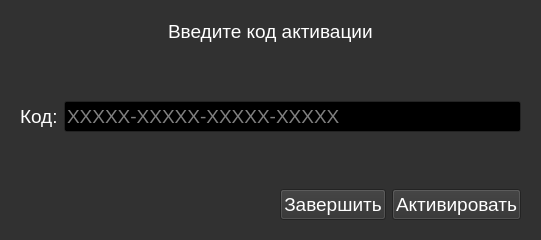
<?xml version="1.0" encoding="UTF-8"?>
<ui version="4.0">
 <class>AuthDialog</class>
 <widget class="QDialog" name="AuthDialog">
  <property name="geometry">
   <rect>
    <x>0</x>
    <y>0</y>
    <width>541</width>
    <height>240</height>
   </rect>
  </property>
  <property name="palette">
   <palette>
    <active>
     <colorrole role="WindowText">
      <brush brushstyle="SolidPattern">
       <color alpha="255">
        <red>255</red>
        <green>255</green>
        <blue>255</blue>
       </color>
      </brush>
     </colorrole>
     <colorrole role="Button">
      <brush brushstyle="SolidPattern">
       <color alpha="255">
        <red>49</red>
        <green>49</green>
        <blue>49</blue>
       </color>
      </brush>
     </colorrole>
     <colorrole role="Light">
      <brush brushstyle="SolidPattern">
       <color alpha="255">
        <red>73</red>
        <green>73</green>
        <blue>73</blue>
       </color>
      </brush>
     </colorrole>
     <colorrole role="Midlight">
      <brush brushstyle="SolidPattern">
       <color alpha="255">
        <red>61</red>
        <green>61</green>
        <blue>61</blue>
       </color>
      </brush>
     </colorrole>
     <colorrole role="Dark">
      <brush brushstyle="SolidPattern">
       <color alpha="255">
        <red>24</red>
        <green>24</green>
        <blue>24</blue>
       </color>
      </brush>
     </colorrole>
     <colorrole role="Mid">
      <brush brushstyle="SolidPattern">
       <color alpha="255">
        <red>33</red>
        <green>33</green>
        <blue>33</blue>
       </color>
      </brush>
     </colorrole>
     <colorrole role="Text">
      <brush brushstyle="SolidPattern">
       <color alpha="255">
        <red>255</red>
        <green>255</green>
        <blue>255</blue>
       </color>
      </brush>
     </colorrole>
     <colorrole role="BrightText">
      <brush brushstyle="SolidPattern">
       <color alpha="255">
        <red>255</red>
        <green>255</green>
        <blue>255</blue>
       </color>
      </brush>
     </colorrole>
     <colorrole role="ButtonText">
      <brush brushstyle="SolidPattern">
       <color alpha="255">
        <red>255</red>
        <green>255</green>
        <blue>255</blue>
       </color>
      </brush>
     </colorrole>
     <colorrole role="Base">
      <brush brushstyle="SolidPattern">
       <color alpha="255">
        <red>0</red>
        <green>0</green>
        <blue>0</blue>
       </color>
      </brush>
     </colorrole>
     <colorrole role="Window">
      <brush brushstyle="SolidPattern">
       <color alpha="255">
        <red>49</red>
        <green>49</green>
        <blue>49</blue>
       </color>
      </brush>
     </colorrole>
     <colorrole role="Shadow">
      <brush brushstyle="SolidPattern">
       <color alpha="255">
        <red>0</red>
        <green>0</green>
        <blue>0</blue>
       </color>
      </brush>
     </colorrole>
     <colorrole role="AlternateBase">
      <brush brushstyle="SolidPattern">
       <color alpha="255">
        <red>24</red>
        <green>24</green>
        <blue>24</blue>
       </color>
      </brush>
     </colorrole>
     <colorrole role="ToolTipBase">
      <brush brushstyle="SolidPattern">
       <color alpha="255">
        <red>255</red>
        <green>255</green>
        <blue>220</blue>
       </color>
      </brush>
     </colorrole>
     <colorrole role="ToolTipText">
      <brush brushstyle="SolidPattern">
       <color alpha="255">
        <red>0</red>
        <green>0</green>
        <blue>0</blue>
       </color>
      </brush>
     </colorrole>
     <colorrole role="PlaceholderText">
      <brush brushstyle="SolidPattern">
       <color alpha="127">
        <red>255</red>
        <green>255</green>
        <blue>255</blue>
       </color>
      </brush>
     </colorrole>
     <colorrole role="Accent">
      <brush brushstyle="SolidPattern">
       <color alpha="255">
        <red>0</red>
        <green>0</green>
        <blue>0</blue>
       </color>
      </brush>
     </colorrole>
    </active>
    <inactive>
     <colorrole role="WindowText">
      <brush brushstyle="SolidPattern">
       <color alpha="255">
        <red>255</red>
        <green>255</green>
        <blue>255</blue>
       </color>
      </brush>
     </colorrole>
     <colorrole role="Button">
      <brush brushstyle="SolidPattern">
       <color alpha="255">
        <red>49</red>
        <green>49</green>
        <blue>49</blue>
       </color>
      </brush>
     </colorrole>
     <colorrole role="Light">
      <brush brushstyle="SolidPattern">
       <color alpha="255">
        <red>73</red>
        <green>73</green>
        <blue>73</blue>
       </color>
      </brush>
     </colorrole>
     <colorrole role="Midlight">
      <brush brushstyle="SolidPattern">
       <color alpha="255">
        <red>61</red>
        <green>61</green>
        <blue>61</blue>
       </color>
      </brush>
     </colorrole>
     <colorrole role="Dark">
      <brush brushstyle="SolidPattern">
       <color alpha="255">
        <red>24</red>
        <green>24</green>
        <blue>24</blue>
       </color>
      </brush>
     </colorrole>
     <colorrole role="Mid">
      <brush brushstyle="SolidPattern">
       <color alpha="255">
        <red>33</red>
        <green>33</green>
        <blue>33</blue>
       </color>
      </brush>
     </colorrole>
     <colorrole role="Text">
      <brush brushstyle="SolidPattern">
       <color alpha="255">
        <red>255</red>
        <green>255</green>
        <blue>255</blue>
       </color>
      </brush>
     </colorrole>
     <colorrole role="BrightText">
      <brush brushstyle="SolidPattern">
       <color alpha="255">
        <red>255</red>
        <green>255</green>
        <blue>255</blue>
       </color>
      </brush>
     </colorrole>
     <colorrole role="ButtonText">
      <brush brushstyle="SolidPattern">
       <color alpha="255">
        <red>255</red>
        <green>255</green>
        <blue>255</blue>
       </color>
      </brush>
     </colorrole>
     <colorrole role="Base">
      <brush brushstyle="SolidPattern">
       <color alpha="255">
        <red>0</red>
        <green>0</green>
        <blue>0</blue>
       </color>
      </brush>
     </colorrole>
     <colorrole role="Window">
      <brush brushstyle="SolidPattern">
       <color alpha="255">
        <red>49</red>
        <green>49</green>
        <blue>49</blue>
       </color>
      </brush>
     </colorrole>
     <colorrole role="Shadow">
      <brush brushstyle="SolidPattern">
       <color alpha="255">
        <red>0</red>
        <green>0</green>
        <blue>0</blue>
       </color>
      </brush>
     </colorrole>
     <colorrole role="AlternateBase">
      <brush brushstyle="SolidPattern">
       <color alpha="255">
        <red>24</red>
        <green>24</green>
        <blue>24</blue>
       </color>
      </brush>
     </colorrole>
     <colorrole role="ToolTipBase">
      <brush brushstyle="SolidPattern">
       <color alpha="255">
        <red>255</red>
        <green>255</green>
        <blue>220</blue>
       </color>
      </brush>
     </colorrole>
     <colorrole role="ToolTipText">
      <brush brushstyle="SolidPattern">
       <color alpha="255">
        <red>0</red>
        <green>0</green>
        <blue>0</blue>
       </color>
      </brush>
     </colorrole>
     <colorrole role="PlaceholderText">
      <brush brushstyle="SolidPattern">
       <color alpha="127">
        <red>255</red>
        <green>255</green>
        <blue>255</blue>
       </color>
      </brush>
     </colorrole>
     <colorrole role="Accent">
      <brush brushstyle="SolidPattern">
       <color alpha="255">
        <red>0</red>
        <green>0</green>
        <blue>0</blue>
       </color>
      </brush>
     </colorrole>
    </inactive>
    <disabled>
     <colorrole role="WindowText">
      <brush brushstyle="SolidPattern">
       <color alpha="255">
        <red>24</red>
        <green>24</green>
        <blue>24</blue>
       </color>
      </brush>
     </colorrole>
     <colorrole role="Button">
      <brush brushstyle="SolidPattern">
       <color alpha="255">
        <red>49</red>
        <green>49</green>
        <blue>49</blue>
       </color>
      </brush>
     </colorrole>
     <colorrole role="Light">
      <brush brushstyle="SolidPattern">
       <color alpha="255">
        <red>73</red>
        <green>73</green>
        <blue>73</blue>
       </color>
      </brush>
     </colorrole>
     <colorrole role="Midlight">
      <brush brushstyle="SolidPattern">
       <color alpha="255">
        <red>61</red>
        <green>61</green>
        <blue>61</blue>
       </color>
      </brush>
     </colorrole>
     <colorrole role="Dark">
      <brush brushstyle="SolidPattern">
       <color alpha="255">
        <red>24</red>
        <green>24</green>
        <blue>24</blue>
       </color>
      </brush>
     </colorrole>
     <colorrole role="Mid">
      <brush brushstyle="SolidPattern">
       <color alpha="255">
        <red>33</red>
        <green>33</green>
        <blue>33</blue>
       </color>
      </brush>
     </colorrole>
     <colorrole role="Text">
      <brush brushstyle="SolidPattern">
       <color alpha="255">
        <red>24</red>
        <green>24</green>
        <blue>24</blue>
       </color>
      </brush>
     </colorrole>
     <colorrole role="BrightText">
      <brush brushstyle="SolidPattern">
       <color alpha="255">
        <red>255</red>
        <green>255</green>
        <blue>255</blue>
       </color>
      </brush>
     </colorrole>
     <colorrole role="ButtonText">
      <brush brushstyle="SolidPattern">
       <color alpha="255">
        <red>24</red>
        <green>24</green>
        <blue>24</blue>
       </color>
      </brush>
     </colorrole>
     <colorrole role="Base">
      <brush brushstyle="SolidPattern">
       <color alpha="255">
        <red>49</red>
        <green>49</green>
        <blue>49</blue>
       </color>
      </brush>
     </colorrole>
     <colorrole role="Window">
      <brush brushstyle="SolidPattern">
       <color alpha="255">
        <red>49</red>
        <green>49</green>
        <blue>49</blue>
       </color>
      </brush>
     </colorrole>
     <colorrole role="Shadow">
      <brush brushstyle="SolidPattern">
       <color alpha="255">
        <red>0</red>
        <green>0</green>
        <blue>0</blue>
       </color>
      </brush>
     </colorrole>
     <colorrole role="AlternateBase">
      <brush brushstyle="SolidPattern">
       <color alpha="255">
        <red>49</red>
        <green>49</green>
        <blue>49</blue>
       </color>
      </brush>
     </colorrole>
     <colorrole role="ToolTipBase">
      <brush brushstyle="SolidPattern">
       <color alpha="255">
        <red>255</red>
        <green>255</green>
        <blue>220</blue>
       </color>
      </brush>
     </colorrole>
     <colorrole role="ToolTipText">
      <brush brushstyle="SolidPattern">
       <color alpha="255">
        <red>0</red>
        <green>0</green>
        <blue>0</blue>
       </color>
      </brush>
     </colorrole>
     <colorrole role="PlaceholderText">
      <brush brushstyle="SolidPattern">
       <color alpha="127">
        <red>24</red>
        <green>24</green>
        <blue>24</blue>
       </color>
      </brush>
     </colorrole>
     <colorrole role="Accent">
      <brush brushstyle="SolidPattern">
       <color alpha="255">
        <red>35</red>
        <green>35</green>
        <blue>35</blue>
       </color>
      </brush>
     </colorrole>
    </disabled>
   </palette>
  </property>
  <property name="font">
   <font>
    <family>Arial</family>
    <pointsize>14</pointsize>
   </font>
  </property>
  <property name="windowTitle">
   <string>Окно аунтефикации</string>
  </property>
  <property name="windowIcon">
   <iconset resource="resources.qrc">
    <normaloff>:/rec/resources/appIcon.ico</normaloff>:/rec/resources/appIcon.ico</iconset>
  </property>
  <layout class="QVBoxLayout" name="verticalLayout_3">
   <item>
    <widget class="QStackedWidget" name="stackedWidget">
     <property name="contextMenuPolicy">
      <enum>Qt::ContextMenuPolicy::DefaultContextMenu</enum>
     </property>
     <property name="acceptDrops">
      <bool>false</bool>
     </property>
     <property name="autoFillBackground">
      <bool>false</bool>
     </property>
     <property name="frameShadow">
      <enum>QFrame::Shadow::Plain</enum>
     </property>
     <property name="currentIndex">
      <number>1</number>
     </property>
     <widget class="QWidget" name="pageAuth">
      <layout class="QVBoxLayout" name="verticalLayout">
       <item>
        <layout class="QHBoxLayout" name="horizontalLayout">
         <item>
          <spacer name="horizontalSpacer">
           <property name="orientation">
            <enum>Qt::Orientation::Horizontal</enum>
           </property>
           <property name="sizeHint" stdset="0">
            <size>
             <width>40</width>
             <height>20</height>
            </size>
           </property>
          </spacer>
         </item>
         <item>
          <widget class="QLabel" name="label">
           <property name="text">
            <string>Введите учетные данные</string>
           </property>
          </widget>
         </item>
         <item>
          <spacer name="horizontalSpacer_2">
           <property name="orientation">
            <enum>Qt::Orientation::Horizontal</enum>
           </property>
           <property name="sizeHint" stdset="0">
            <size>
             <width>40</width>
             <height>20</height>
            </size>
           </property>
          </spacer>
         </item>
        </layout>
       </item>
       <item>
        <spacer name="verticalSpacer">
         <property name="orientation">
          <enum>Qt::Orientation::Vertical</enum>
         </property>
         <property name="sizeHint" stdset="0">
          <size>
           <width>20</width>
           <height>40</height>
          </size>
         </property>
        </spacer>
       </item>
       <item>
        <layout class="QFormLayout" name="formLayout">
         <item row="0" column="0">
          <widget class="QLabel" name="label_2">
           <property name="text">
            <string>Почта:</string>
           </property>
          </widget>
         </item>
         <item row="0" column="1">
          <widget class="QLineEdit" name="txtLogin">
           <property name="inputMask">
            <string/>
           </property>
           <property name="placeholderText">
            <string>user@example.com</string>
           </property>
           <property name="clearButtonEnabled">
            <bool>false</bool>
           </property>
          </widget>
         </item>
         <item row="1" column="0">
          <widget class="QLabel" name="label_3">
           <property name="text">
            <string>Пароль:</string>
           </property>
          </widget>
         </item>
         <item row="1" column="1">
          <layout class="QHBoxLayout" name="horizontalLayout_3">
           <item>
            <widget class="QLineEdit" name="txtPass">
             <property name="echoMode">
              <enum>QLineEdit::EchoMode::Password</enum>
             </property>
            </widget>
           </item>
           <item>
            <widget class="QPushButton" name="cmdPass">
             <property name="sizePolicy">
              <sizepolicy hsizetype="Minimum" vsizetype="Minimum">
               <horstretch>0</horstretch>
               <verstretch>0</verstretch>
              </sizepolicy>
             </property>
             <property name="cursor">
              <cursorShape>PointingHandCursor</cursorShape>
             </property>
             <property name="text">
              <string/>
             </property>
             <property name="icon">
              <iconset resource="resources.qrc">
               <normaloff>:/rec/resources/pass_on.png</normaloff>:/rec/resources/pass_on.png</iconset>
             </property>
            </widget>
           </item>
          </layout>
         </item>
        </layout>
       </item>
       <item>
        <spacer name="verticalSpacer_2">
         <property name="orientation">
          <enum>Qt::Orientation::Vertical</enum>
         </property>
         <property name="sizeHint" stdset="0">
          <size>
           <width>20</width>
           <height>40</height>
          </size>
         </property>
        </spacer>
       </item>
       <item>
        <layout class="QHBoxLayout" name="horizontalLayout_2">
         <item>
          <spacer name="horizontalSpacer_3">
           <property name="orientation">
            <enum>Qt::Orientation::Horizontal</enum>
           </property>
           <property name="sizeHint" stdset="0">
            <size>
             <width>40</width>
             <height>20</height>
            </size>
           </property>
          </spacer>
         </item>
         <item>
          <widget class="QPushButton" name="cmdExit">
           <property name="cursor">
            <cursorShape>PointingHandCursor</cursorShape>
           </property>
           <property name="text">
            <string>Завершить</string>
           </property>
          </widget>
         </item>
         <item>
          <widget class="QPushButton" name="cmdLogin">
           <property name="enabled">
            <bool>true</bool>
           </property>
           <property name="cursor">
            <cursorShape>PointingHandCursor</cursorShape>
           </property>
           <property name="text">
            <string>Войти</string>
           </property>
          </widget>
         </item>
        </layout>
       </item>
      </layout>
     </widget>
     <widget class="QWidget" name="pageLicense">
      <layout class="QVBoxLayout" name="verticalLayout_2">
       <item>
        <layout class="QHBoxLayout" name="horizontalLayout_7">
         <item>
          <spacer name="horizontalSpacer_5">
           <property name="orientation">
            <enum>Qt::Orientation::Horizontal</enum>
           </property>
           <property name="sizeHint" stdset="0">
            <size>
             <width>40</width>
             <height>20</height>
            </size>
           </property>
          </spacer>
         </item>
         <item>
          <widget class="QLabel" name="label_4">
           <property name="text">
            <string>Введите код активации</string>
           </property>
          </widget>
         </item>
         <item>
          <spacer name="horizontalSpacer_4">
           <property name="orientation">
            <enum>Qt::Orientation::Horizontal</enum>
           </property>
           <property name="sizeHint" stdset="0">
            <size>
             <width>40</width>
             <height>20</height>
            </size>
           </property>
          </spacer>
         </item>
        </layout>
       </item>
       <item>
        <spacer name="verticalSpacer_3">
         <property name="orientation">
          <enum>Qt::Orientation::Vertical</enum>
         </property>
         <property name="sizeHint" stdset="0">
          <size>
           <width>20</width>
           <height>40</height>
          </size>
         </property>
        </spacer>
       </item>
       <item>
        <layout class="QHBoxLayout" name="horizontalLayout_5">
         <item>
          <widget class="QLabel" name="label_5">
           <property name="text">
            <string>Код:</string>
           </property>
          </widget>
         </item>
         <item>
          <widget class="QLineEdit" name="txtCode">
           <property name="inputMask">
            <string/>
           </property>
           <property name="text">
            <string/>
           </property>
           <property name="placeholderText">
            <string>XXXXX-XXXXX-XXXXX-XXXXX</string>
           </property>
           <property name="clearButtonEnabled">
            <bool>true</bool>
           </property>
          </widget>
         </item>
        </layout>
       </item>
       <item>
        <spacer name="verticalSpacer_4">
         <property name="orientation">
          <enum>Qt::Orientation::Vertical</enum>
         </property>
         <property name="sizeHint" stdset="0">
          <size>
           <width>20</width>
           <height>40</height>
          </size>
         </property>
        </spacer>
       </item>
       <item>
        <layout class="QHBoxLayout" name="horizontalLayout_6">
         <item>
          <spacer name="horizontalSpacer_6">
           <property name="orientation">
            <enum>Qt::Orientation::Horizontal</enum>
           </property>
           <property name="sizeHint" stdset="0">
            <size>
             <width>40</width>
             <height>20</height>
            </size>
           </property>
          </spacer>
         </item>
         <item>
          <widget class="QPushButton" name="cmdExit2">
           <property name="cursor">
            <cursorShape>PointingHandCursor</cursorShape>
           </property>
           <property name="text">
            <string>Завершить</string>
           </property>
          </widget>
         </item>
         <item>
          <widget class="QPushButton" name="cmdActivate">
           <property name="cursor">
            <cursorShape>PointingHandCursor</cursorShape>
           </property>
           <property name="text">
            <string>Активировать</string>
           </property>
          </widget>
         </item>
        </layout>
       </item>
      </layout>
     </widget>
    </widget>
   </item>
  </layout>
 </widget>
 <tabstops>
  <tabstop>txtLogin</tabstop>
  <tabstop>txtPass</tabstop>
  <tabstop>cmdExit</tabstop>
  <tabstop>txtCode</tabstop>
  <tabstop>cmdActivate</tabstop>
  <tabstop>cmdExit2</tabstop>
  <tabstop>cmdLogin</tabstop>
  <tabstop>cmdPass</tabstop>
 </tabstops>
 <resources>
  <include location="resources.qrc"/>
 </resources>
 <connections>
  <connection>
   <sender>cmdExit</sender>
   <signal>clicked()</signal>
   <receiver>AuthDialog</receiver>
   <slot>reject()</slot>
   <hints>
    <hint type="sourcelabel">
     <x>378</x>
     <y>206</y>
    </hint>
    <hint type="destinationlabel">
     <x>270</x>
     <y>119</y>
    </hint>
   </hints>
  </connection>
  <connection>
   <sender>cmdExit2</sender>
   <signal>clicked()</signal>
   <receiver>AuthDialog</receiver>
   <slot>reject()</slot>
   <hints>
    <hint type="sourcelabel">
     <x>313</x>
     <y>206</y>
    </hint>
    <hint type="destinationlabel">
     <x>270</x>
     <y>119</y>
    </hint>
   </hints>
  </connection>
 </connections>
</ui>
